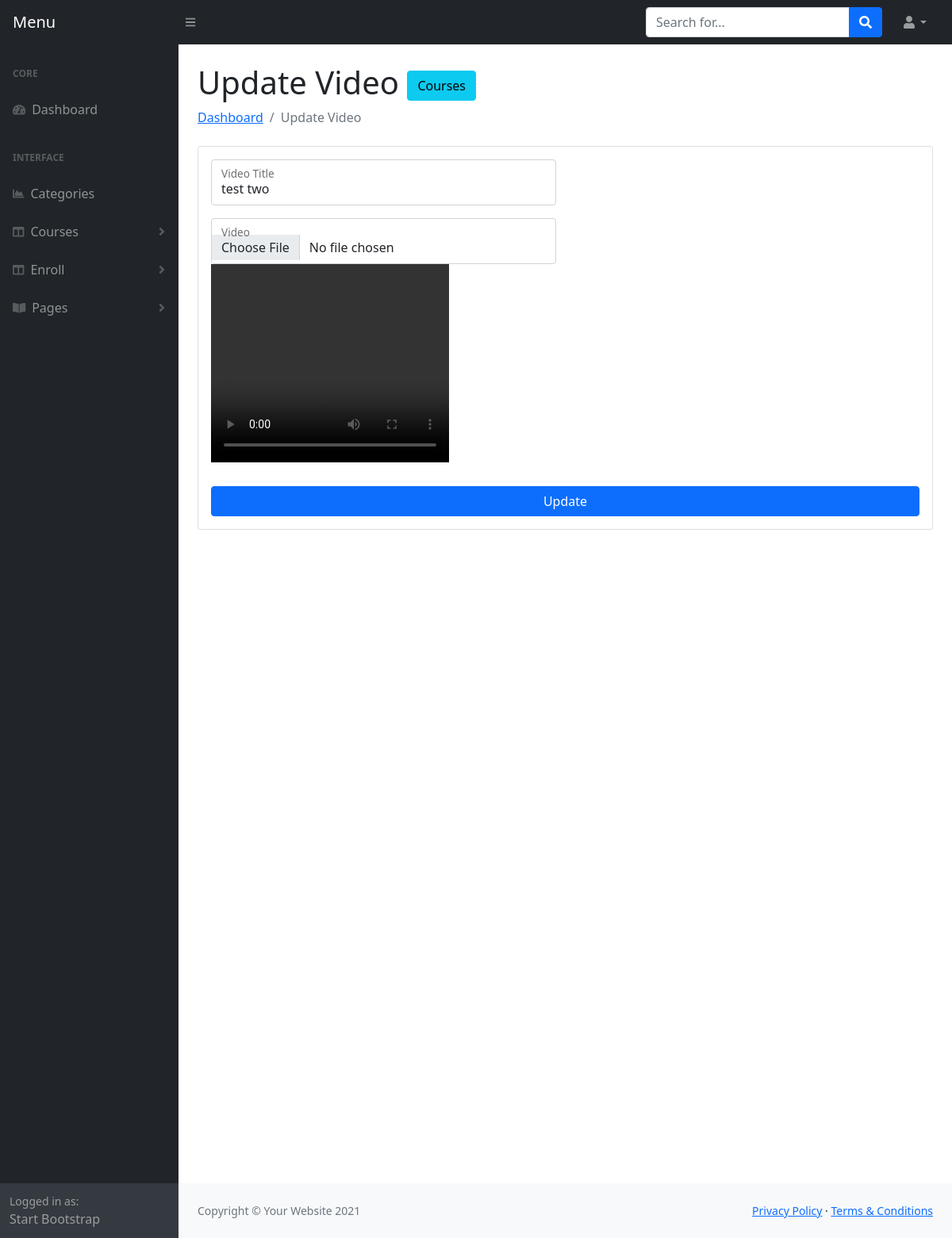
The app's page /admin/editvideo.php?editid=2 (signed in), older data.
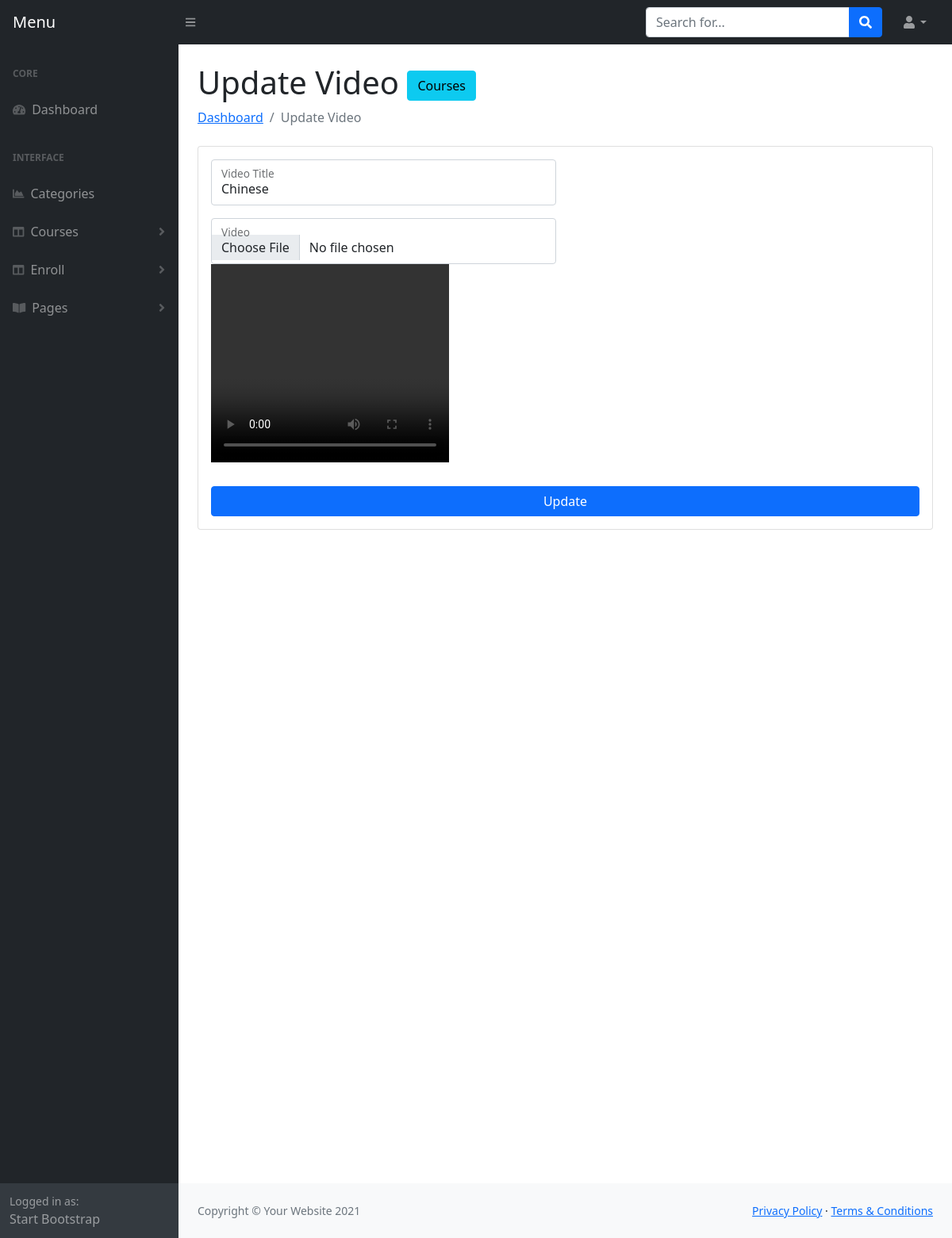
The same page, newer data.
### tables this page shows
CREATE TABLE `videos` (
  `video_id` int(11) NOT NULL,
  `video_title` varchar(255) NOT NULL,
  `video_url` varchar(255) NOT NULL,
  `course_id` int(11) NOT NULL
);

### admin/editvideo.php (the view, shortened to what this page needs)
<?php
    include 'header.php';
    include '../Controller/database.php';
?>
<main>
<div class="container-fluid px-4">
    <h1 class="mt-4">Update Video <a class="btn btn-info" href="courses.php">Courses</a></h1>
    <ol class="breadcrumb mb-4">
        <li class="breadcrumb-item"><a href="index.php">Dashboard</a></li>
        <li class="breadcrumb-item active">Update Video</li>
    </ol>
    <div class="card mb-4">
        <div class="card-body">
            <form action="" method="post" enctype="multipart/form-data">
            <?php
            if(isset($_GET['editid'])){
                $editid = $_GET['editid'];
                $query = "select * from videos where video_id = $editid";
                $result = $con->query($query);
                if ($result->num_rows > 0) {
                    $value = mysqli_fetch_array($result);
                }
            }
            ?>
            <div class="row mb-3">
                <div class="col-md-6">
                    <div class="form-floating mb-3 mb-md-0">
                        <input value="<?php echo $value['video_title']; ?>" name="video_title" class="form-control" id="inputFirstName" type="text" />
                        <label for="inputFirstName">Video Title</label>
                    </div>
                </div>
            </div>
            <div class="row mb-3">
                <div class="col-md-6">
                    <div class="form-floating mb-3 mb-md-0">
                        <input name="image" class="form-control" type="file" accept="video/*" placeholder="Enter your last name" />
                        <label for="inputFirstName">Video</label>
                        <div>
                            <video width="300" height="250" controls>
                                <source src="../<?php echo $value['video_url'];?>" type="video/mp4">
                            </video>
                        </div>
                    </div>
                </div>
            </div>
            <div class="mt-4 mb-0">
                <div class="d-grid">
                    <button class="btn btn-primary btn-block" type="submit" name="submit">Update</button>
                </div>
            </div>
            </form>
        </div>
    </div>
    <div style="height: 100vh"></div>
</div>
</main>
<?php include 'footer.php'; ?>

Row changes from the older to the newer data that the page shows:
changed videos: video_title "test two" → "Chinese"
